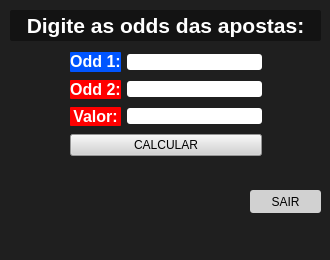
<?xml version="1.0" encoding="UTF-8"?>
<ui version="4.0">
 <class>MainWindow</class>
 <widget class="QMainWindow" name="MainWindow">
  <property name="geometry">
   <rect>
    <x>0</x>
    <y>0</y>
    <width>330</width>
    <height>260</height>
   </rect>
  </property>
  <property name="minimumSize">
   <size>
    <width>330</width>
    <height>260</height>
   </size>
  </property>
  <property name="maximumSize">
   <size>
    <width>330</width>
    <height>260</height>
   </size>
  </property>
  <property name="focusPolicy">
   <enum>Qt::ClickFocus</enum>
  </property>
  <property name="contextMenuPolicy">
   <enum>Qt::DefaultContextMenu</enum>
  </property>
  <property name="windowTitle">
   <string>Calculadora</string>
  </property>
  <property name="autoFillBackground">
   <bool>false</bool>
  </property>
  <property name="styleSheet">
   <string notr="true">background-color: rgb(31, 31, 31);</string>
  </property>
  <property name="toolButtonStyle">
   <enum>Qt::ToolButtonIconOnly</enum>
  </property>
  <widget class="QWidget" name="centralwidget">
   <widget class="QLabel" name="titulo">
    <property name="geometry">
     <rect>
      <x>10</x>
      <y>10</y>
      <width>311</width>
      <height>31</height>
     </rect>
    </property>
    <property name="minimumSize">
     <size>
      <width>0</width>
      <height>0</height>
     </size>
    </property>
    <property name="font">
     <font>
      <family>Arial</family>
      <pointsize>16</pointsize>
      <weight>50</weight>
      <bold>false</bold>
     </font>
    </property>
    <property name="cursor">
     <cursorShape>ArrowCursor</cursorShape>
    </property>
    <property name="autoFillBackground">
     <bool>false</bool>
    </property>
    <property name="styleSheet">
     <string notr="true">background-color: rgb(19, 19, 19);
border-radius: 2px;</string>
    </property>
    <property name="text">
     <string>&lt;html&gt;&lt;head/&gt;&lt;body&gt;&lt;p&gt;&lt;span style=&quot; font-weight:600; color:#ffffff;&quot;&gt;Digite as odds das apostas:&lt;/span&gt;&lt;/p&gt;&lt;/body&gt;&lt;/html&gt;</string>
    </property>
    <property name="textFormat">
     <enum>Qt::RichText</enum>
    </property>
    <property name="alignment">
     <set>Qt::AlignCenter</set>
    </property>
    <property name="wordWrap">
     <bool>false</bool>
    </property>
   </widget>
   <widget class="QWidget" name="layoutWidget">
    <property name="geometry">
     <rect>
      <x>70</x>
      <y>50</y>
      <width>192</width>
      <height>111</height>
     </rect>
    </property>
    <layout class="QGridLayout" name="gridLayout">
     <item row="1" column="1">
      <widget class="QLineEdit" name="recebeOdd1_2">
       <property name="styleSheet">
        <string notr="true">background-color: rgb(255, 255, 255);
border-radius: 3px;</string>
       </property>
      </widget>
     </item>
     <item row="0" column="1">
      <widget class="QLineEdit" name="recebeOdd1">
       <property name="styleSheet">
        <string notr="true">background-color: rgb(255, 255, 255);
border-radius: 3px;</string>
       </property>
      </widget>
     </item>
     <item row="2" column="1">
      <widget class="QLineEdit" name="recebeOdd1_3">
       <property name="styleSheet">
        <string notr="true">background-color: rgb(255, 255, 255);
border-radius: 3px;</string>
       </property>
      </widget>
     </item>
     <item row="2" column="0">
      <widget class="QLabel" name="aposta2_2">
       <property name="font">
        <font>
         <family>Arial</family>
         <pointsize>12</pointsize>
         <weight>75</weight>
         <bold>true</bold>
        </font>
       </property>
       <property name="styleSheet">
        <string notr="true">background-color: rgb(255, 0, 0);
border-radius: 1px;</string>
       </property>
       <property name="text">
        <string>&lt;html&gt;&lt;head/&gt;&lt;body&gt;&lt;p&gt;&lt;span style=&quot; color:#ffffff;&quot;&gt;Valor:&lt;/span&gt;&lt;/p&gt;&lt;/body&gt;&lt;/html&gt;</string>
       </property>
       <property name="alignment">
        <set>Qt::AlignCenter</set>
       </property>
      </widget>
     </item>
     <item row="1" column="0">
      <widget class="QLabel" name="aposta2">
       <property name="font">
        <font>
         <family>Arial</family>
         <pointsize>12</pointsize>
         <weight>75</weight>
         <bold>true</bold>
        </font>
       </property>
       <property name="styleSheet">
        <string notr="true">background-color: rgb(255, 0, 0);
border-radius: 1px;</string>
       </property>
       <property name="text">
        <string>&lt;html&gt;&lt;head/&gt;&lt;body&gt;&lt;p&gt;&lt;span style=&quot; color:#ffffff;&quot;&gt;Odd 2:&lt;/span&gt;&lt;/p&gt;&lt;/body&gt;&lt;/html&gt;</string>
       </property>
       <property name="alignment">
        <set>Qt::AlignCenter</set>
       </property>
      </widget>
     </item>
     <item row="0" column="0">
      <widget class="QLabel" name="aposta1">
       <property name="minimumSize">
        <size>
         <width>51</width>
         <height>20</height>
        </size>
       </property>
       <property name="maximumSize">
        <size>
         <width>16777215</width>
         <height>20</height>
        </size>
       </property>
       <property name="font">
        <font>
         <family>Arial</family>
         <pointsize>12</pointsize>
         <weight>75</weight>
         <bold>true</bold>
        </font>
       </property>
       <property name="styleSheet">
        <string notr="true">background-color: rgb(0, 85, 255);
border-radius: 1px;</string>
       </property>
       <property name="text">
        <string>&lt;html&gt;&lt;head/&gt;&lt;body&gt;&lt;p&gt;&lt;span style=&quot; color:#ffffff;&quot;&gt;Odd 1:&lt;/span&gt;&lt;/p&gt;&lt;/body&gt;&lt;/html&gt;</string>
       </property>
       <property name="alignment">
        <set>Qt::AlignCenter</set>
       </property>
      </widget>
     </item>
     <item row="3" column="0" colspan="2">
      <widget class="QPushButton" name="calcula">
       <property name="styleSheet">
        <string notr="true">background-color: rgb(209, 209, 209);
</string>
       </property>
       <property name="text">
        <string>CALCULAR</string>
       </property>
      </widget>
     </item>
    </layout>
   </widget>
   <widget class="QPushButton" name="exit">
    <property name="geometry">
     <rect>
      <x>250</x>
      <y>190</y>
      <width>71</width>
      <height>23</height>
     </rect>
    </property>
    <property name="styleSheet">
     <string notr="true">background-color: rgb(209, 209, 209);
border-radius: 3px;</string>
    </property>
    <property name="text">
     <string>SAIR</string>
    </property>
   </widget>
  </widget>
  <widget class="QMenuBar" name="menubar">
   <property name="geometry">
    <rect>
     <x>0</x>
     <y>0</y>
     <width>330</width>
     <height>21</height>
    </rect>
   </property>
  </widget>
  <widget class="QStatusBar" name="statusbar"/>
  <action name="action_Fechar">
   <property name="text">
    <string>&amp;Fechar</string>
   </property>
  </action>
 </widget>
 <tabstops>
  <tabstop>calcula</tabstop>
 </tabstops>
 <resources/>
 <connections>
  <connection>
   <sender>exit</sender>
   <signal>clicked()</signal>
   <receiver>MainWindow</receiver>
   <slot>close()</slot>
   <hints>
    <hint type="sourcelabel">
     <x>125</x>
     <y>262</y>
    </hint>
    <hint type="destinationlabel">
     <x>164</x>
     <y>144</y>
    </hint>
   </hints>
  </connection>
 </connections>
</ui>
